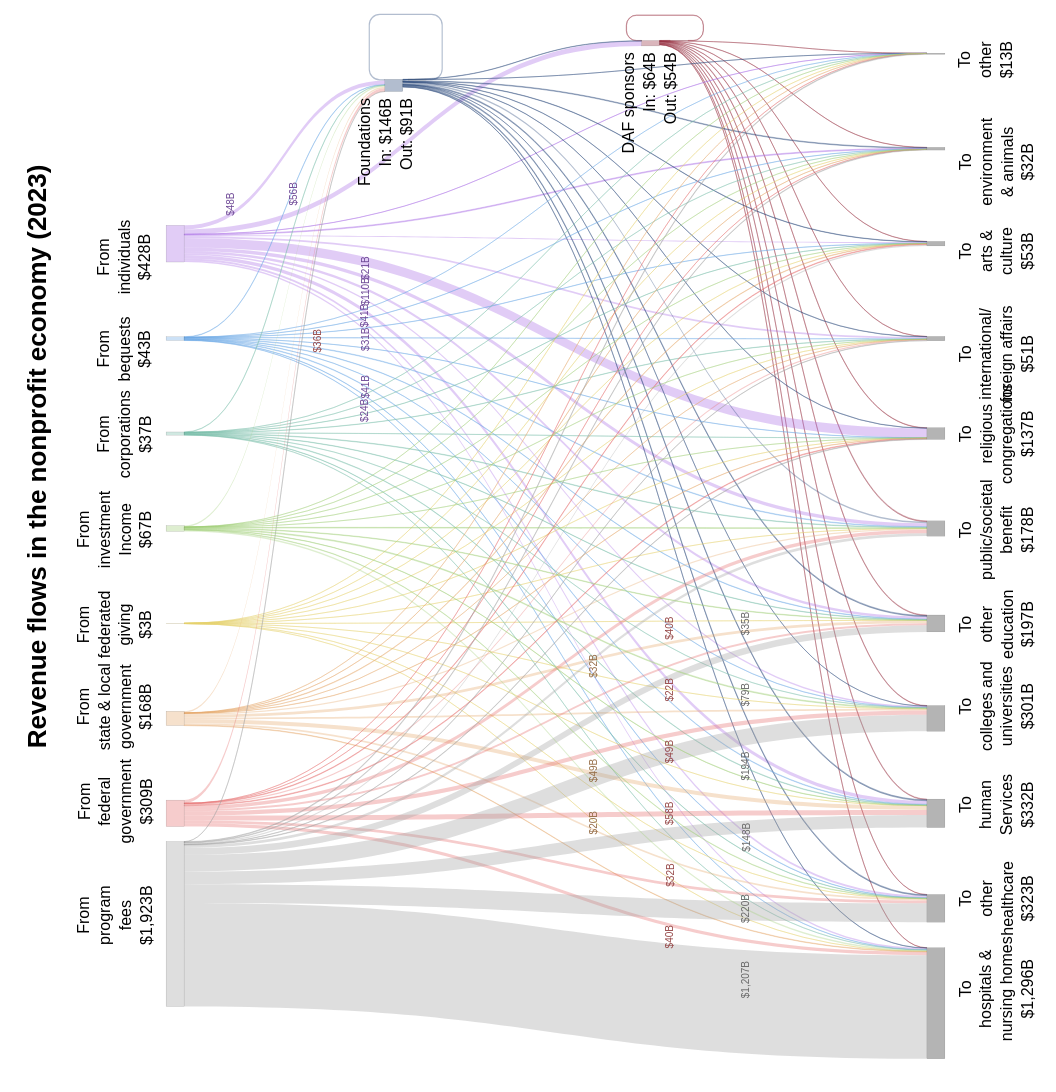

Source (notebook cell):
### Markdown cell above
#### Poster Sankey with larger fonts

### Code cell
# SANKEY - BIG VERSION FOR POSTER (SVG OUTPUT)

# Poster figure dimensions
plotly_width_inches = 11
plotly_height_inches = 15
px_per_inch = 96
plotly_width = int(plotly_width_inches * px_per_inch)
plotly_height = int(plotly_height_inches * px_per_inch)

# Starting label height depending on starting node
label_position_by_index = {
    0: 0.75,  # gray
    1: 0.65,  # pink
    2: 0.55,  # orange
    3: 0.50,  # yellow
    4: 0.45,  # green
    5: 0.40,  # teal
    6: 0.30,  # blue
    7: 0.25,  # purple
}

# For fixed-threshold data labels
flow_label_threshold = 20

poster_fig = go.Figure(go.Sankey(
    arrangement="snap",
    
    node=dict(
        # label=node_format_df["Node"],
        label=[""] * len(node_format_df), # remove default labels
        x=node_format_df["X"],
        y=node_format_df["Y"],
        pad=15,
        thickness=18,
        line=dict(color=to_rgba("#454545", alpha=0.5), width=0.25),
        # line=dict(color="rgba(0,0,0,0)", width=0),
        color=node_colors,
        hoverinfo="skip"
    ),
    
    link=dict(
        # arrowlen=10,
        source=sources,
        target=targets,
        value=values,
        color=edge_colors,
        # customdata=hover_text,
        hoverinfo="none"
        # hovertemplate="%{customdata}<extra></extra>"
    )
))

# Define annotations for labels
annotations = []

for _, row in node_format_df[node_format_df["Node Type"] == "Source"].iterrows():
    node_name = row[node_id_field]
    dx = row["X Offset"]
    dy = row["Y Offset"]
    annotations.append(dict(
        x=row["X"] - dx,
        y=(1 - row["Y"]) + dy,
        text=row[node_display_field],
        showarrow=False,
        xanchor="right",
        align="center",
        textangle=-90
    ))

for _, row in node_format_df[node_format_df["Node Type"] == "Recipient"].iterrows():
    dx = row["X Offset"]
    dy = row["Y Offset"]
    annotations.append(dict(
        x=row["X"] + dx,
        y=(1 - row["Y"]) + dy,
        text=row[node_display_field],
        showarrow=False,
        xanchor="left",
        align="center",
        textangle=-90
    ))
for _, row in node_format_df[node_format_df["Node Type"] == "Intermediary Left"].iterrows():
    dx = row["X Offset"]
    dy = row["Y Offset"]
    annotations.append(dict(
        x=row["X"] - dx,
        y=(1 - row["Y"]) + dy,
        text=row[node_display_field].replace("$", "&#36;"),
        showarrow=False,
        xanchor="left",
        align="left",
        textangle=-90
    ))

for _, row in node_format_df[node_format_df["Node Type"] == "Intermediary Right"].iterrows():
    dx = row["X Offset"]
    dy = row["Y Offset"]
    annotations.append(dict(
        x=row["X"] + dx,
        y=(1 - row["Y"]) + dy,
        text=row[node_display_field].replace("$", "&#36;"),
        showarrow=False,
        xanchor="right",
        align="right",
        textangle=-90
    ))

print("Number of flows:", len(values))
print("Largest flow:", max(values))
print("Flows >= threshold:", sum(values >= flow_label_threshold))
print("Threshold:", flow_label_threshold)

# ------------------------------------------------------------
# ADD FLOW LABELS - COLLISION-AWARE POSITIONING
# ------------------------------------------------------------

# How close two labels have to be before we consider them
# potential collisions.
label_x_threshold = 0.02
label_y_threshold = 0.02

# Minimum separation between labels that are in the same
# collision group.
label_separation = 0.2

# Maximum amount a label can be moved away from its natural
# position along the flow.
max_jitter = 0.06


# ------------------------------------------------------------
# FIRST PASS: CALCULATE NATURAL LABEL POSITIONS
# ------------------------------------------------------------

flow_labels = []

for source, target, value, edge_color in zip(sources, targets, values, edge_colors):

    if value >= flow_label_threshold:

        source_node = node_format_df.iloc[source][node_id_field]

        source_x = node_format_df.iloc[source]["X"]
        source_y = node_format_df.iloc[source]["Y"]

        target_x = node_format_df.iloc[target]["X"]
        target_y = node_format_df.iloc[target]["Y"]

        # Get label position from the source node
        label_position = get_label_position(source_node)

        source_annotation_y = 1 - source_y
        target_annotation_y = 1 - target_y

        natural_x = (
            source_x
            + label_position * (target_x - source_x)
        )

        natural_y = (
            source_annotation_y
            + label_position * (
                target_annotation_y - source_annotation_y
            )
        )

        # ----------------------------------------------------
        # FLOW DIRECTION
        # ----------------------------------------------------

        # IMPORTANT:
        # Annotation coordinates use 1 - Y, so convert the
        # Sankey Y coordinates into the annotation coordinate
        # system before calculating the flow direction.

        source_annotation_y = 1 - source_y
        target_annotation_y = 1 - target_y

        dx = target_x - source_x
        dy = target_annotation_y - source_annotation_y

        flow_length = (dx**2 + dy**2)**0.5

        if flow_length == 0:

            perpendicular_x = 0
            perpendicular_y = 1

        else:

            # Unit vector perpendicular to the flow
            perpendicular_x = -dy / flow_length
            perpendicular_y = dx / flow_length

        flow_labels.append({
            "source": source,
            "target": target,
            "value": value,
            "edge_color": edge_color,
            # "midpoint_x": midpoint_x,
            # "midpoint_y": midpoint_y,
            "natural_x": natural_x,
            "natural_y": natural_y,
            "perpendicular_x": perpendicular_x,
            "perpendicular_y": perpendicular_y,
            "jitter": 0
        })

# ------------------------------------------------------------
# FIND COLLISION GROUPS
# ------------------------------------------------------------

# A collision group contains labels that are close enough
# together that they may overlap.

collision_groups = []

for i in range(len(flow_labels)):

    # x1 = flow_labels[i]["midpoint_x"]
    # y1 = flow_labels[i]["midpoint_y"]
    x1 = flow_labels[i]["natural_x"]
    y1 = flow_labels[i]["natural_y"]

    overlapping_indices = []

    for j in range(len(flow_labels)):

        if i == j:
            continue

        # x2 = flow_labels[j]["midpoint_x"]
        # y2 = flow_labels[j]["midpoint_y"]
        x2 = flow_labels[j]["natural_x"]
        y2 = flow_labels[j]["natural_y"]

        if (
            abs(x1 - x2) <= label_x_threshold
            and
            abs(y1 - y2) <= label_y_threshold
        ):

            overlapping_indices.append(j)

    # Include the label itself
    overlapping_indices.append(i)

    # Remove duplicates
    overlapping_indices = sorted(set(overlapping_indices))

    # Only create a group if there is actually a collision
    if len(overlapping_indices) > 1:

        if not any(
            set(overlapping_indices).issubset(set(existing_group))
            for existing_group in collision_groups
        ):

            collision_groups.append(overlapping_indices)


# ------------------------------------------------------------
# JITTER LABELS WITHIN EACH COLLISION GROUP
# ------------------------------------------------------------

for group in collision_groups:

    # Sort labels by their natural vertical position.
    # This makes the resulting arrangement more orderly.
    group = sorted(
        group,
        # key=lambda i: flow_labels[i]["midpoint_y"]
        key=lambda i: flow_labels[i]["natural_y"]
    )

    n = len(group)

    # Create symmetric offsets around zero.
    #
    # Example for 5 labels:
    #
    # -2, -1, 0, +1, +2
    #
    # Example for 4 labels:
    #
    # -1.5, -0.5, +0.5, +1.5

    if n == 1:

        offsets = [0]

    else:

        offsets = [
            i - (n - 1) / 2
            for i in range(n)
        ]

    for position, label_index in enumerate(group):

        flow_labels[label_index]["jitter"] = (
            offsets[position] * label_separation
        )

# ------------------------------------------------------------
# CREATE FINAL LABEL POSITIONS
# ------------------------------------------------------------

for label in flow_labels:

    jitter = label["jitter"]

    # Prevent extremely large movements
    jitter = max(
        -max_jitter,
        min(jitter, max_jitter)
    )

    # Because the Sankey is visually rotated 90 degrees,
    # spread labels horizontally on the page rather than
    # using the mathematical perpendicular direction.
    # label_x = label["midpoint_x"] + jitter
    # label_y = label["midpoint_y"]
    label_x = label["natural_x"] + jitter
    label_y = label["natural_y"]

    annotations.append(dict(
        x=label_x,
        y=label_y,
        text=f"${label['value']:,.0f}B",
        showarrow=False,
        font=dict(
            family=font_family_css,
            size=poster_data_labelsize,
            # color="black",
            color=darken_color(label["edge_color"], factor=0.65)
        ),
        textangle=-90,
        xanchor="center",
        yanchor="middle"
    ))

# ------------------------------------------------------------
# ADD ROTATED TITLE
# ------------------------------------------------------------

title_annotation = dict(
    x=-0.045,
    y=0.29,
    xref="paper",
    yref="paper",
    text="<b>Revenue flows in the nonprofit economy (2023)</b>",
    showarrow=False,
    textangle=-90,
    xanchor="center",
    yanchor="bottom",
    font=dict(
        family=font_family_css,
        size=poster_titlesize,
        color="black",
    )
)

annotations.append(title_annotation)

# Format
poster_fig.update_layout(
    width=plotly_width,
    height=plotly_height,
    margin=dict(l=80, r=25, t=1, b=36),
    font=dict(
        family=font_family_css,
        size=poster_node_titlesize,
        color="black"
    ),
    annotations=annotations,
)

# Output poster Sankey diagram as SVG
poster_svg_output_path = os.path.join(output_directory, sankey_poster_file + ".svg")
poster_fig.write_image(poster_svg_output_path)

poster_fig.show()

### Figure 1 — Plotly figure (JSON) as saved in the notebook; plotly's stock layout.template omitted (floating-point values rounded to 4 significant figures; data arrays with more than 128 entries replaced by an {"elided": "..."} marker saying what was removed)
{"data": [{"arrangement": "snap", "link": {"color": {"elided": "132 str values"}, "hoverinfo": "none", "source": {"elided": "132 int values"}, "target": {"elided": "132 int values"}, "value": {"elided": "132 float values"}}, "node": {"color": ["rgba(150,47,63,0.35)", "rgba(150,47,63,0.35)", "rgba(36,68,119,0.35)", "rgba(36,68,119,0.35)", "rgba(160,160,160,0.35)", "rgba(230,110,110,0.35)", "rgba(230,170,110,0.35)", "rgba(230,210,110,0.35)", "rgba(160,205,120,0.35)", "rgba(120,190,170,0.35)", "rgba(110,170,230,0.35)", "rgba(170,110,230,0.35)", "#B4B4B4", "#B4B4B4", "#B4B4B4", "#B4B4B4", "#B4B4B4", "#B4B4B4", "#B4B4B4", "#B4B4B4", "#B4B4B4", "#B4B4B4", "#B4B4B4"], "hoverinfo": "skip", "label": ["", "", "", "", "", "", "", "", "", "", "", "", "", "", "", "", "", "", "", "", "", "", ""], "line": {"color": "rgba(69,69,69,0.5)", "width": 0.25}, "pad": 15, "thickness": 18, "x": [0.6, 0.63, 0.33, 0.355, 0.1, 0.1, 0.1, 0.1, 0.1, 0.1, 0.1, 0.1, 0.9, 0.9, 0.9, 0.9, 0.9, 0.9, 0.9, 0.9, 0.9, 0.9, 0.9], "y": [0.04, 0.0375, 0.08, 0.0745, 0.86, 0.77, 0.68, 0.59, 0.5, 0.41, 0.32, 0.23, 0.95, 0.86, 0.77, 0.68, 0.59, 0.5, 0.41, 0.32, 0.23, 0.14, 0.05]}, "type": "sankey"}], "layout": {"annotations": [{"align": "center", "showarrow": false, "text": "From<br>program<br>fees<br>$1,923B", "textangle": -90, "x": 0.08, "xanchor": "right", "y": 0.103}, {"align": "center", "showarrow": false, "text": "From<br>federal<br>government<br>$309B", "textangle": -90, "x": 0.08, "xanchor": "right", "y": 0.1995}, {"align": "center", "showarrow": false, "text": "From<br>state & local<br>government<br>$168B", "textangle": -90, "x": 0.08, "xanchor": "right", "y": 0.288}, {"align": "center", "showarrow": false, "text": "From<br>federated<br>giving<br>$3B", "textangle": -90, "x": 0.08, "xanchor": "right", "y": 0.4088}, {"align": "center", "showarrow": false, "text": "From<br>investment<br>Income<br>$67B", "textangle": -90, "x": 0.08, "xanchor": "right", "y": 0.499}, {"align": "center", "showarrow": false, "text": "From<br>corporations<br>$37B", "textangle": -90, "x": 0.08, "xanchor": "right", "y": 0.589}, {"align": "center", "showarrow": false, "text": "From<br>bequests<br>$43B", "textangle": -90, "x": 0.08, "xanchor": "right", "y": 0.703}, {"align": "center", "showarrow": false, "text": "From<br>individuals<br>$428B", "textangle": -90, "x": 0.08, "xanchor": "right", "y": 0.795}, {"align": "center", "showarrow": false, "text": "To<br>hospitals &<br>nursing homes<br>$1,296B", "textangle": -90, "x": 0.92, "xanchor": "left", "y": 0.012}, {"align": "center", "showarrow": false, "text": "To<br>other<br>healthcare<br>$323B", "textangle": -90, "x": 0.92, "xanchor": "left", "y": 0.112}, {"align": "center", "showarrow": false, "text": "To<br>human<br>Services<br>$332B", "textangle": -90, "x": 0.92, "xanchor": "left", "y": 0.2072}, {"align": "center", "showarrow": false, "text": "To<br>colleges and<br>universities<br>$301B", "textangle": -90, "x": 0.92, "xanchor": "left", "y": 0.2875}, {"align": "center", "showarrow": false, "text": "To<br>other<br>education<br>$197B", "textangle": -90, "x": 0.92, "xanchor": "left", "y": 0.409}, {"align": "center", "showarrow": false, "text": "To<br>public/societal<br>benefit<br>$178B", "textangle": -90, "x": 0.92, "xanchor": "left", "y": 0.499}, {"align": "center", "showarrow": false, "text": "To<br>religious<br>congregations<br>$137B", "textangle": -90, "x": 0.92, "xanchor": "left", "y": 0.59}, {"align": "center", "showarrow": false, "text": "To<br>international/<br>foreign affairs<br>$51B", "textangle": -90, "x": 0.92, "xanchor": "left", "y": 0.7135}, {"align": "center", "showarrow": false, "text": "To<br>arts &<br>culture<br>$53B", "textangle": -90, "x": 0.92, "xanchor": "left", "y": 0.788}, {"align": "center", "showarrow": false, "text": "To<br>environment<br>& animals<br>$32B", "textangle": -90, "x": 0.92, "xanchor": "left", "y": 0.892}, {"align": "center", "showarrow": false, "text": "To<br>other<br>$13B", "textangle": -90, "x": 0.92, "xanchor": "left", "y": 0.965}, {"align": "right", "showarrow": false, "text": "DAF sponsors<br>In: &#36;64B<br>Out: &#36;54B", "textangle": -90, "x": 0.632, "xanchor": "right", "y": 0.953}, {"align": "right", "showarrow": false, "text": "Foundations<br>In: &#36;146B<br>Out: &#36;91B", "textangle": -90, "x": 0.355, "xanchor": "right", "y": 0.91}, {"font": {"color": "#6e4896", "family": "Arial, sans-serif", "size": 10}, "showarrow": false, "text": "$31B", "textangle": -90, "x": 0.3, "xanchor": "center", "y": 0.68, "yanchor": "middle"}, {"font": {"color": "#6e4896", "family": "Arial, sans-serif", "size": 10}, "showarrow": false, "text": "$24B", "textangle": -90, "x": 0.3, "xanchor": "center", "y": 0.6125, "yanchor": "middle"}, {"font": {"color": "#6e4896", "family": "Arial, sans-serif", "size": 10}, "showarrow": false, "text": "$41B", "textangle": -90, "x": 0.3, "xanchor": "center", "y": 0.635, "yanchor": "middle"}, {"font": {"color": "#6e4896", "family": "Arial, sans-serif", "size": 10}, "showarrow": false, "text": "$21B", "textangle": -90, "x": 0.3, "xanchor": "center", "y": 0.7475, "yanchor": "middle"}, {"font": {"color": "#6e4896", "family": "Arial, sans-serif", "size": 10}, "showarrow": false, "text": "$41B", "textangle": -90, "x": 0.3, "xanchor": "center", "y": 0.7025, "yanchor": "middle"}, {"font": {"color": "#6e4896", "family": "Arial, sans-serif", "size": 10}, "showarrow": false, "text": "$48B", "textangle": -90, "x": 0.1575, "xanchor": "center", "y": 0.8075, "yanchor": "middle"}, {"font": {"color": "#6e4896", "family": "Arial, sans-serif", "size": 10}, "showarrow": false, "text": "$56B", "textangle": -90, "x": 0.225, "xanchor": "center", "y": 0.8175, "yanchor": "middle"}, {"font": {"color": "#6e4896", "family": "Arial, sans-serif", "size": 10}, "showarrow": false, "text": "$110B", "textangle": -90, "x": 0.3, "xanchor": "center", "y": 0.725, "yanchor": "middle"}, {"font": {"color": "#966e48", "family": "Arial, sans-serif", "size": 10}, "showarrow": false, "text": "$32B", "textangle": -90, "x": 0.54, "xanchor": "center", "y": 0.3695, "yanchor": "middle"}, {"font": {"color": "#966e48", "family": "Arial, sans-serif", "size": 10}, "showarrow": false, "text": "$20B", "textangle": -90, "x": 0.54, "xanchor": "center", "y": 0.221, "yanchor": "middle"}, {"font": {"color": "#966e48", "family": "Arial, sans-serif", "size": 10}, "showarrow": false, "text": "$49B", "textangle": -90, "x": 0.54, "xanchor": "center", "y": 0.2705, "yanchor": "middle"}, {"font": {"color": "#964848", "family": "Arial, sans-serif", "size": 10}, "showarrow": false, "text": "$22B", "textangle": -90, "x": 0.62, "xanchor": "center", "y": 0.347, "yanchor": "middle"}, {"font": {"color": "#964848", "family": "Arial, sans-serif", "size": 10}, "showarrow": false, "text": "$49B", "textangle": -90, "x": 0.62, "xanchor": "center", "y": 0.2885, "yanchor": "middle"}, {"font": {"color": "#964848", "family": "Arial, sans-serif", "size": 10}, "showarrow": false, "text": "$32B", "textangle": -90, "x": 0.62, "xanchor": "center", "y": 0.1715, "yanchor": "middle"}, {"font": {"color": "#964848", "family": "Arial, sans-serif", "size": 10}, "showarrow": false, "text": "$40B", "textangle": -90, "x": 0.62, "xanchor": "center", "y": 0.113, "yanchor": "middle"}, {"font": {"color": "#964848", "family": "Arial, sans-serif", "size": 10}, "showarrow": false, "text": "$58B", "textangle": -90, "x": 0.62, "xanchor": "center", "y": 0.23, "yanchor": "middle"}, {"font": {"color": "#964848", "family": "Arial, sans-serif", "size": 10}, "showarrow": false, "text": "$40B", "textangle": -90, "x": 0.62, "xanchor": "center", "y": 0.4055, "yanchor": "middle"}, {"font": {"color": "#964848", "family": "Arial, sans-serif", "size": 10}, "showarrow": false, "text": "$36B", "textangle": -90, "x": 0.2495, "xanchor": "center", "y": 0.6785, "yanchor": "middle"}, {"font": {"color": "#686868", "family": "Arial, sans-serif", "size": 10}, "showarrow": false, "text": "$79B", "textangle": -90, "x": 0.7, "xanchor": "center", "y": 0.3425, "yanchor": "middle"}, {"font": {"color": "#686868", "family": "Arial, sans-serif", "size": 10}, "showarrow": false, "text": "$194B", "textangle": -90, "x": 0.7, "xanchor": "center", "y": 0.275, "yanchor": "middle"}, {"font": {"color": "#686868", "family": "Arial, sans-serif", "size": 10}, "showarrow": false, "text": "$220B", "textangle": -90, "x": 0.7, "xanchor": "center", "y": 0.14, "yanchor": "middle"}, {"font": {"color": "#686868", "family": "Arial, sans-serif", "size": 10}, "showarrow": false, "text": "$1,207B", "textangle": -90, "x": 0.7, "xanchor": "center", "y": 0.0725, "yanchor": "middle"}, {"font": {"color": "#686868", "family": "Arial, sans-serif", "size": 10}, "showarrow": false, "text": "$148B", "textangle": -90, "x": 0.7, "xanchor": "center", "y": 0.2075, "yanchor": "middle"}, {"font": {"color": "#686868", "family": "Arial, sans-serif", "size": 10}, "showarrow": false, "text": "$35B", "textangle": -90, "x": 0.7, "xanchor": "center", "y": 0.41, "yanchor": "middle"}, {"font": {"color": "black", "family": "Arial, sans-serif", "size": 26}, "showarrow": false, "text": "<b>Revenue flows in the nonprofit economy (2023)</b>", "textangle": -90, "x": -0.045, "xanchor": "center", "xref": "paper", "y": 0.29, "yanchor": "bottom", "yref": "paper"}], "font": {"color": "black", "family": "Arial, sans-serif", "size": 16}, "height": 1440, "margin": {"b": 36, "l": 80, "r": 25, "t": 1}, "width": 1056}}
